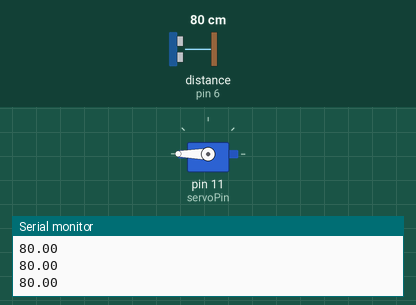
Recording of a sketch running on a simulated Arduino Uno, built with avr-gcc and run on an emulated ATmega328P. On the bench: servo, the last lines printed to the serial monitor. Wiring (inferred from the names in the program): ultrasonic range finder: trigger pin 4; echo pin 6. The test bench sets the inputs (shaded band); at power-on: distance to the obstacle (sensor on pin 6) 80 cm. The echo pulse lasts 58.3 µs per cm.

Above: at 1.2 s.
1.3 s: distance to the obstacle (sensor on pin 6) set to 2 cm
At 2.5 s:
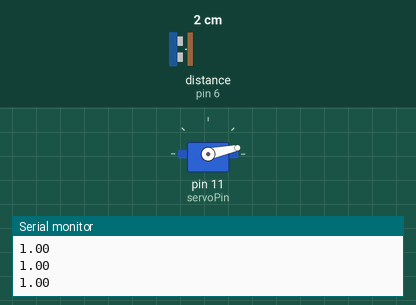
2.8 s: distance to the obstacle (sensor on pin 6) set to 4 cm
At 3.7 s:
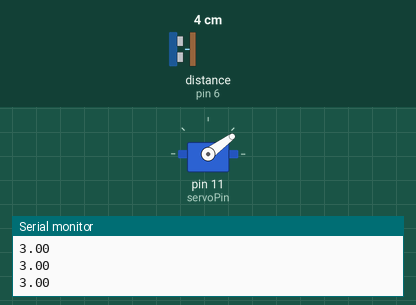
4.3 s: distance to the obstacle (sensor on pin 6) set to 9 cm
At 4.8 s:
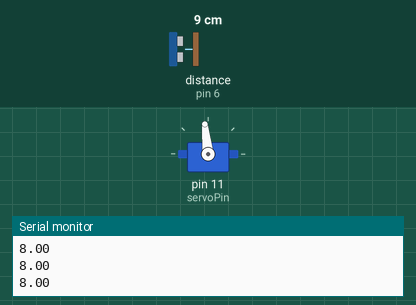
5.8 s: distance to the obstacle (sensor on pin 6) set to 18 cm
At 6.1 s:
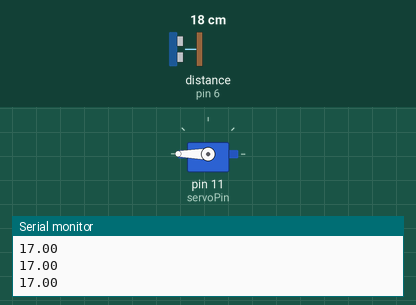
Timing chart, 0 to 8.3 s (numbered marks = the images above; inputs shaded):
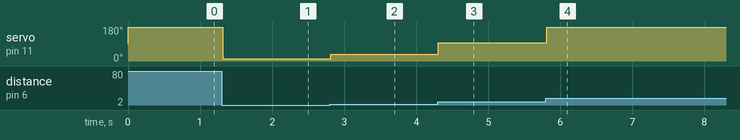

The sketch:

servo_dan_ultrasonic.ino
```cpp
#include <Servo.h>

int servoPin = 11;
int triggerPin = 4;
int echoPin = 6;
Servo myservo;

void setup() {
  Serial.begin (9600);
  pinMode (triggerPin, OUTPUT);
  pinMode (echoPin, INPUT);
  myservo.attach (servoPin);
}

void loop() {
  float distance = readUltrasonicDistance();
  Serial.println(distance);

  distance = constrain (distance, 0, 15);
  int angle = map (distance, 0, 15, 0, 180);
  myservo.write (angle);

  }

  long readUltrasonicDistance()
  {
    pinMode (triggerPin, OUTPUT);
    digitalWrite (triggerPin, LOW);
    delayMicroseconds(2);
    digitalWrite (triggerPin, HIGH);
    delayMicroseconds(10);
    digitalWrite (triggerPin, LOW);
    pinMode (echoPin, INPUT);
    float cm = 0.01723 * pulseIn(echoPin, HIGH);

    return cm;
  }
```

Measured:
- after the input at 1.3 s, servo on pin 11 (servoPin): 180° → 12° at once
- after the input at 2.8 s, servo on pin 11 (servoPin): 12° → 36° at once
- after the input at 4.3 s, servo on pin 11 (servoPin): 36° → 96° at once
- after the input at 5.8 s, servo on pin 11 (servoPin): 96° → 180° at once
